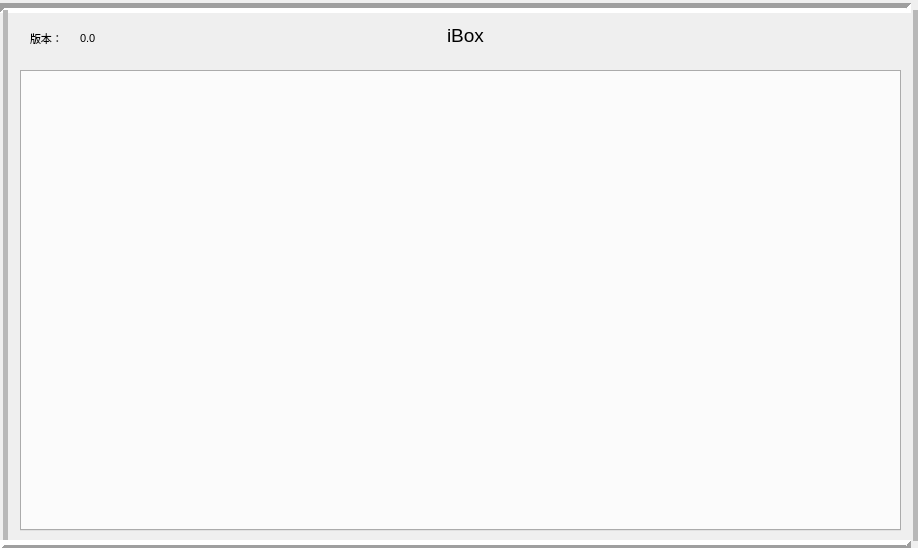
<?xml version="1.0" encoding="UTF-8"?>
<ui version="4.0">
 <class>BoxDlg</class>
 <widget class="QDialog" name="BoxDlg">
  <property name="geometry">
   <rect>
    <x>0</x>
    <y>0</y>
    <width>918</width>
    <height>548</height>
   </rect>
  </property>
  <property name="font">
   <font>
    <pointsize>8</pointsize>
   </font>
  </property>
  <property name="contextMenuPolicy">
   <enum>Qt::PreventContextMenu</enum>
  </property>
  <property name="windowTitle">
   <string>helloworld</string>
  </property>
  <property name="styleSheet">
   <string notr="true"/>
  </property>
  <property name="modal">
   <bool>false</bool>
  </property>
  <widget class="QLabel" name="titleLab">
   <property name="geometry">
    <rect>
     <x>380</x>
     <y>20</y>
     <width>171</width>
     <height>31</height>
    </rect>
   </property>
   <property name="font">
    <font>
     <pointsize>14</pointsize>
    </font>
   </property>
   <property name="text">
    <string>iBox</string>
   </property>
   <property name="alignment">
    <set>Qt::AlignCenter</set>
   </property>
  </widget>
  <widget class="QPushButton" name="pushButton">
   <property name="geometry">
    <rect>
     <x>830</x>
     <y>10</y>
     <width>81</width>
     <height>61</height>
    </rect>
   </property>
   <property name="font">
    <font>
     <pointsize>25</pointsize>
    </font>
   </property>
   <property name="styleSheet">
    <string notr="true">background-color: rgb(200, 200, 200);</string>
   </property>
   <property name="text">
    <string/>
   </property>
   <property name="icon">
    <iconset resource="../../images.qrc">
     <normaloff>:/new/prefix1/image/close.png</normaloff>:/new/prefix1/image/close.png</iconset>
   </property>
   <property name="iconSize">
    <size>
     <width>41</width>
     <height>41</height>
    </size>
   </property>
   <property name="autoDefault">
    <bool>false</bool>
   </property>
   <property name="flat">
    <bool>true</bool>
   </property>
  </widget>
  <widget class="Line" name="line">
   <property name="geometry">
    <rect>
     <x>0</x>
     <y>0</y>
     <width>911</width>
     <height>16</height>
    </rect>
   </property>
   <property name="frameShadow">
    <enum>QFrame::Sunken</enum>
   </property>
   <property name="lineWidth">
    <number>5</number>
   </property>
   <property name="orientation">
    <enum>Qt::Horizontal</enum>
   </property>
  </widget>
  <widget class="Line" name="line_2">
   <property name="geometry">
    <rect>
     <x>0</x>
     <y>10</y>
     <width>10</width>
     <height>531</height>
    </rect>
   </property>
   <property name="frameShadow">
    <enum>QFrame::Raised</enum>
   </property>
   <property name="lineWidth">
    <number>0</number>
   </property>
   <property name="midLineWidth">
    <number>5</number>
   </property>
   <property name="orientation">
    <enum>Qt::Vertical</enum>
   </property>
  </widget>
  <widget class="Line" name="line_3">
   <property name="geometry">
    <rect>
     <x>910</x>
     <y>10</y>
     <width>10</width>
     <height>531</height>
    </rect>
   </property>
   <property name="frameShadow">
    <enum>QFrame::Raised</enum>
   </property>
   <property name="lineWidth">
    <number>0</number>
   </property>
   <property name="midLineWidth">
    <number>5</number>
   </property>
   <property name="orientation">
    <enum>Qt::Vertical</enum>
   </property>
  </widget>
  <widget class="Line" name="line_4">
   <property name="geometry">
    <rect>
     <x>0</x>
     <y>537</y>
     <width>911</width>
     <height>16</height>
    </rect>
   </property>
   <property name="frameShadow">
    <enum>QFrame::Raised</enum>
   </property>
   <property name="lineWidth">
    <number>5</number>
   </property>
   <property name="orientation">
    <enum>Qt::Horizontal</enum>
   </property>
  </widget>
  <widget class="QLabel" name="label">
   <property name="geometry">
    <rect>
     <x>30</x>
     <y>30</y>
     <width>41</width>
     <height>17</height>
    </rect>
   </property>
   <property name="text">
    <string>版本：</string>
   </property>
  </widget>
  <widget class="QLabel" name="version">
   <property name="geometry">
    <rect>
     <x>80</x>
     <y>30</y>
     <width>67</width>
     <height>17</height>
    </rect>
   </property>
   <property name="text">
    <string>0.0</string>
   </property>
  </widget>
  <widget class="QTabWidget" name="tabWidget">
   <property name="geometry">
    <rect>
     <x>20</x>
     <y>70</y>
     <width>881</width>
     <height>461</height>
    </rect>
   </property>
   <property name="currentIndex">
    <number>-1</number>
   </property>
  </widget>
 </widget>
 <resources>
  <include location="../../images.qrc"/>
 </resources>
 <connections/>
</ui>
